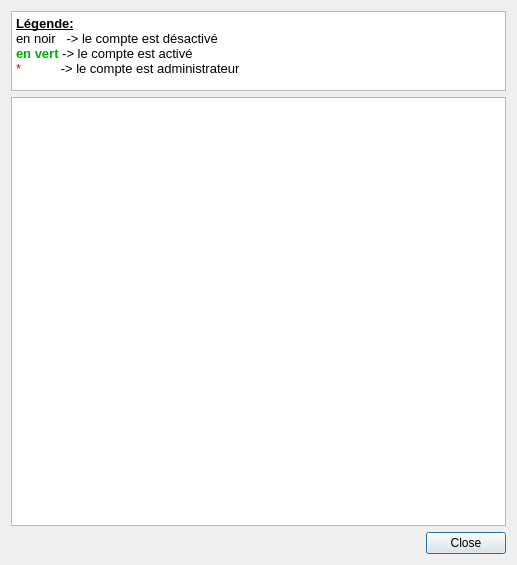
<?xml version="1.0" encoding="UTF-8"?>
<ui version="4.0">
 <class>Account</class>
 <widget class="QDialog" name="Account">
  <property name="geometry">
   <rect>
    <x>0</x>
    <y>0</y>
    <width>517</width>
    <height>565</height>
   </rect>
  </property>
  <property name="windowTitle">
   <string>Account</string>
  </property>
  <layout class="QVBoxLayout" name="verticalLayout">
   <item>
    <widget class="QTextEdit" name="legende">
     <property name="sizePolicy">
      <sizepolicy hsizetype="Expanding" vsizetype="Fixed">
       <horstretch>0</horstretch>
       <verstretch>0</verstretch>
      </sizepolicy>
     </property>
     <property name="minimumSize">
      <size>
       <width>0</width>
       <height>0</height>
      </size>
     </property>
     <property name="maximumSize">
      <size>
       <width>16777215</width>
       <height>80</height>
      </size>
     </property>
     <property name="readOnly">
      <bool>true</bool>
     </property>
     <property name="html">
      <string>&lt;!DOCTYPE HTML PUBLIC &quot;-//W3C//DTD HTML 4.0//EN&quot; &quot;http://www.w3.org/TR/REC-html40/strict.dtd&quot;&gt;
&lt;html&gt;&lt;head&gt;&lt;meta name=&quot;qrichtext&quot; content=&quot;1&quot; /&gt;&lt;style type=&quot;text/css&quot;&gt;
p, li { white-space: pre-wrap; }
&lt;/style&gt;&lt;/head&gt;&lt;body style=&quot; font-family:'MS Shell Dlg 2'; font-size:8.25pt; font-weight:400; font-style:normal;&quot;&gt;
&lt;p style=&quot; margin-top:0px; margin-bottom:0px; margin-left:0px; margin-right:0px; -qt-block-indent:0; text-indent:0px;&quot;&gt;&lt;span style=&quot; font-size:10pt; font-weight:600; text-decoration: underline;&quot;&gt;Légende:&lt;/span&gt;&lt;/p&gt;
&lt;p style=&quot; margin-top:0px; margin-bottom:0px; margin-left:0px; margin-right:0px; -qt-block-indent:0; text-indent:0px;&quot;&gt;&lt;span style=&quot; font-size:10pt;&quot;&gt;en noir   -&amp;gt; le compte est désactivé&lt;/span&gt;&lt;/p&gt;
&lt;p style=&quot; margin-top:0px; margin-bottom:0px; margin-left:0px; margin-right:0px; -qt-block-indent:0; text-indent:0px;&quot;&gt;&lt;span style=&quot; font-size:10pt; font-weight:600; color:#00aa00;&quot;&gt;en vert&lt;/span&gt;&lt;span style=&quot; font-size:10pt;&quot;&gt; -&amp;gt; le compte est activé&lt;/span&gt;&lt;/p&gt;
&lt;p style=&quot; margin-top:0px; margin-bottom:0px; margin-left:0px; margin-right:0px; -qt-block-indent:0; text-indent:0px;&quot;&gt;&lt;span style=&quot; font-size:10pt; color:#ff0000;&quot;&gt;*          &lt;/span&gt;&lt;span style=&quot; font-size:10pt;&quot;&gt; -&amp;gt; le compte est administrateur&lt;/span&gt;&lt;/p&gt;&lt;/body&gt;&lt;/html&gt;</string>
     </property>
    </widget>
   </item>
   <item>
    <widget class="QTextEdit" name="html_result">
     <property name="lineWrapMode">
      <enum>QTextEdit::NoWrap</enum>
     </property>
     <property name="readOnly">
      <bool>true</bool>
     </property>
     <property name="html">
      <string>&lt;!DOCTYPE HTML PUBLIC &quot;-//W3C//DTD HTML 4.0//EN&quot; &quot;http://www.w3.org/TR/REC-html40/strict.dtd&quot;&gt;
&lt;html&gt;&lt;head&gt;&lt;meta name=&quot;qrichtext&quot; content=&quot;1&quot; /&gt;&lt;style type=&quot;text/css&quot;&gt;
p, li { white-space: pre-wrap; }
&lt;/style&gt;&lt;/head&gt;&lt;body style=&quot; font-family:'MS Shell Dlg 2'; font-size:8.25pt; font-weight:400; font-style:normal;&quot;&gt;
&lt;p style=&quot;-qt-paragraph-type:empty; margin-top:0px; margin-bottom:0px; margin-left:0px; margin-right:0px; -qt-block-indent:0; text-indent:0px;&quot;&gt;&lt;br /&gt;&lt;/p&gt;&lt;/body&gt;&lt;/html&gt;</string>
     </property>
     <property name="tabStopWidth">
      <number>80</number>
     </property>
    </widget>
   </item>
   <item>
    <layout class="QHBoxLayout" name="horizontalLayout">
     <item>
      <spacer name="horizontalSpacer">
       <property name="orientation">
        <enum>Qt::Horizontal</enum>
       </property>
       <property name="sizeHint" stdset="0">
        <size>
         <width>40</width>
         <height>20</height>
        </size>
       </property>
      </spacer>
     </item>
     <item>
      <widget class="QPushButton" name="close_button">
       <property name="text">
        <string>Close</string>
       </property>
      </widget>
     </item>
    </layout>
   </item>
  </layout>
 </widget>
 <resources/>
 <connections/>
</ui>
